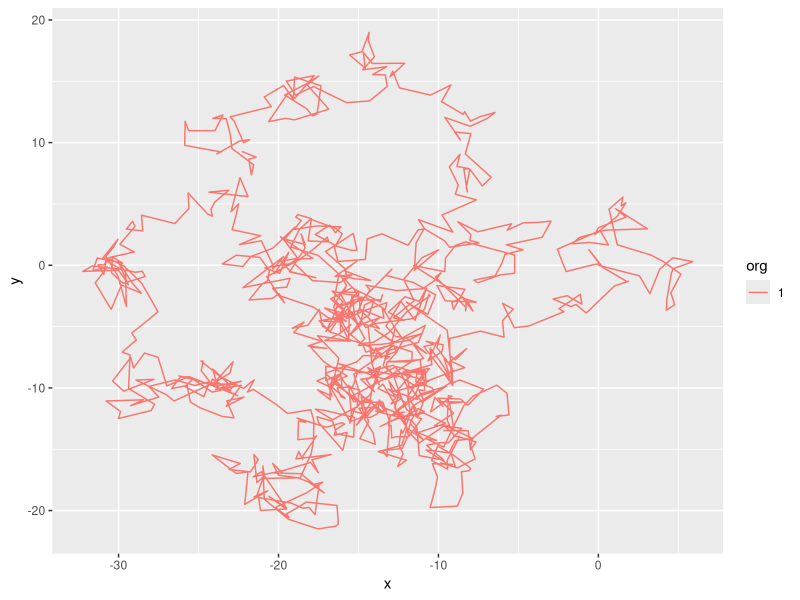

Generate this figure with R:
# Code by Jon Borrelli
# Available at https://assemblingnetwork.wordpress.com/2014/03/24/random-walks-in-r/
library(ggplot2)
random_walk <- function(n.org, steps, left.p = .5, up.p = .5, plot = TRUE){
  
  require(ggplot2)
  
  whereto <- matrix(ncol = 2)
  
  for(x in 1:n.org){
    walker <- matrix(c(0,0), nrow = steps+1, ncol = 2, byrow = T)
    
    for(i in 1:steps){
      # left/right = 1/0
      horizontal <- rbinom(1, 1, left.p)
      
      # distance 2
      h.dist <- abs(rnorm(1, 0, 1))
      
      # Horizontal Movement
      if(horizontal == 0){
        walker[i+1,1] <- walker[i,1] + h.dist
      }
      if(horizontal == 1){
        walker[i+1,1] <- walker[i,1] - h.dist
      }
      
      # up/down = 1/0
      vertical <- rbinom(1, 1, up.p)
      
      #distance 2
      v.dist <- abs(rnorm(1, 0, 1))
      
      # Vertical Movement
      if(vertical == 1){
        walker[i+1,2] <- walker[i,2] + v.dist
      }
      if(vertical == 0){
        walker[i+1,2] <- walker[i,2] - v.dist
      }
    }
    
    whereto <- rbind(whereto, walker)
  }
  
  id <- rep(1:n.org, each = 1001)
  colnames(whereto) <- c("x" , "y")
  whereto <- as.data.frame(whereto)
  whereto <- cbind(whereto[2:nrow(whereto),], org = factor(id))
  
  if(plot){
    require(ggplot2)
    p <- ggplot(whereto, aes(x = x, y = y, colour = org))
    p <- p + geom_path()
    print(p)
  }
  
  return(whereto)
}

rw.test <- random_walk(1, 1000, .5, .5)
